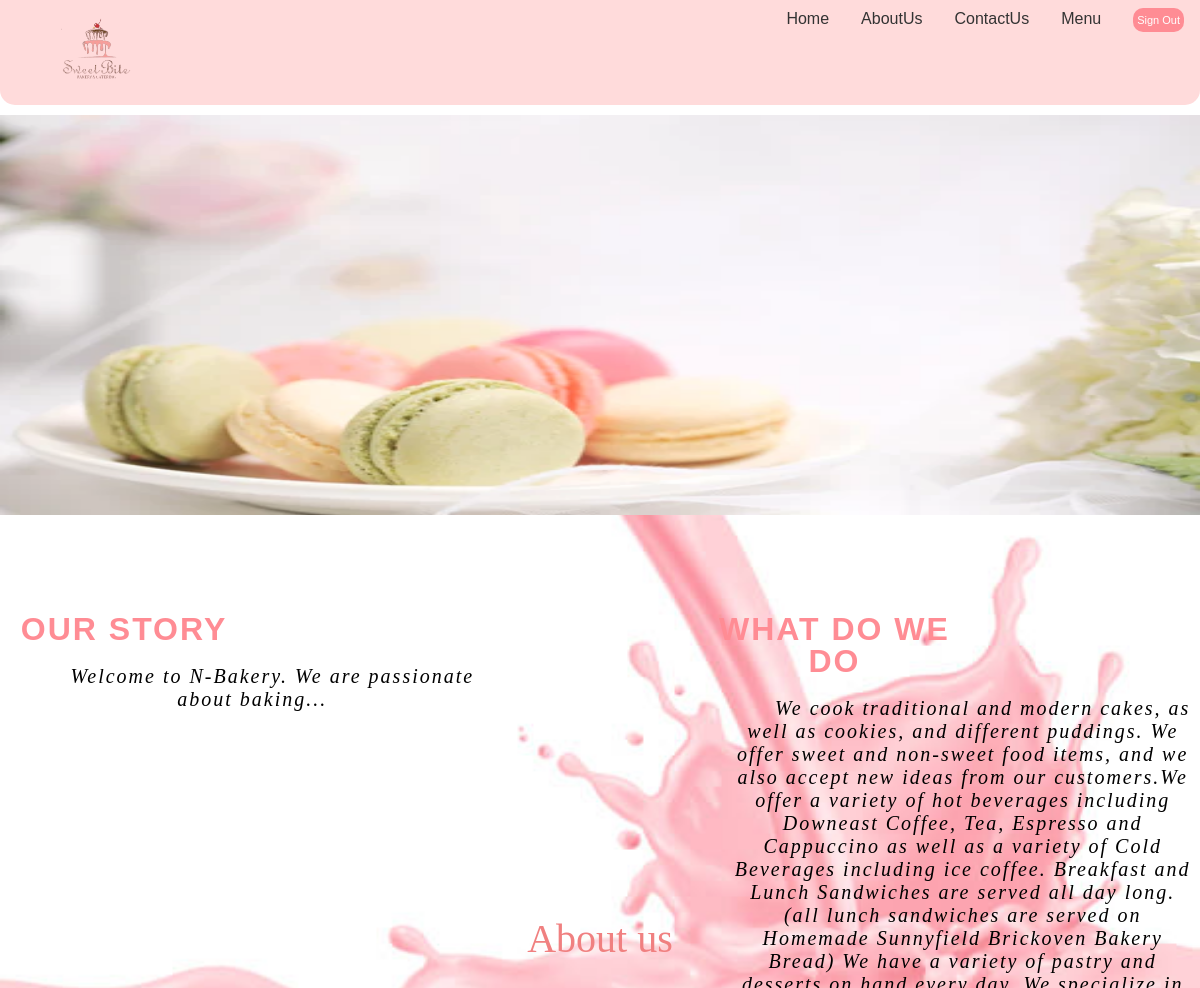
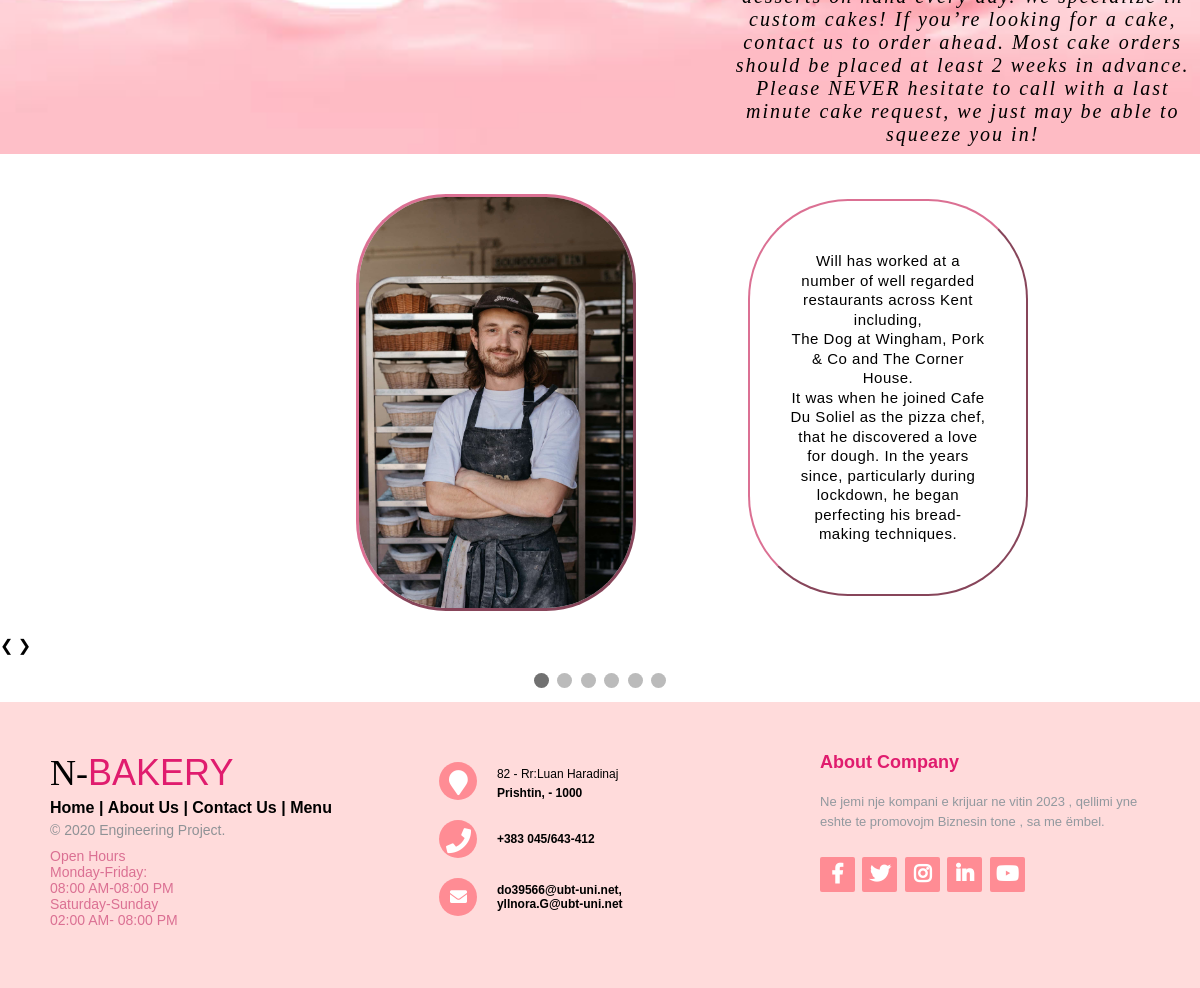
Page /AboutUs.php on the committed database (2 pictures, top to bottom).
### tables this page shows
CREATE TABLE `about_us` (
  `id` int(11) NOT NULL,
  `title` varchar(255) DEFAULT NULL,
  `content` text DEFAULT NULL
);

### AboutUs.php (the view, shortened to what this page needs)
<?php
$host = "localhost";
$dbusername = "root";
$dbpassword = "";
$dbname = "bakery";
$conn = new mysqli($host, $dbusername, $dbpassword, $dbname);
function getAboutUsData($conn) {
    $aboutUsData = [];
    $result = $conn->query("SELECT * FROM about_us");
    if ($result) {
        while ($row = $result->fetch_assoc()) {
            $aboutUsData[] = $row;
        }
    } else {
        echo "Error fetching About Us data: " . $conn->error;
    }
   return $aboutUsData;
}
?>
<!DOCTYPE html>
<html lang="en">
<head>
  <link rel="stylesheet" href="Bakery.css">
  <link href="https://use.fontawesome.com/releases/v5.0.7/css/all.css"
      rel="stylesheet">
</head>
    <div id="header-container">
      <div id="Divi1" class="clearfix">
        <div id="logo"><img src="img/logo.png" alt="" class="img" style="height: 80.3px;
          width: 131.41px;;"></div>
        <div id="navigation">
          <ul>
            <li ><a href="LoginForm.html" style="padding-top: 8px;  background-color: initial;"><button class="P2" type="button">Sign Out</button></a></li>
            <li><a href="Menu.html">Menu</a></li>
            <li><a href="ContactUs.html">ContactUs</a></li>
            <li><a href="AboutUs.html">AboutUs</a></li>
            <li><a href="Bakery.html">Home</a></li>
          </ul>
        </div>
      </div>
    </div>
<body>
  <div class="sweet-container">
    <img src="img/macar2.webp" alt="Snow" style="width:100%; height: 400px;">
    <div class="centered">   <p style="font-family:Castellar;
        font-size:40px;padding-bottom: 100px;color:lightcoral">About us </p></div>
  </div>
  <div class="About">
        <div class="Texti">
            <?php
            $aboutUsData = getAboutUsData($conn);
            foreach ($aboutUsData as $data) {
                echo '<div class="Aboutus">';
                echo '<h1 class="T1">' . $data['title'] . '</h1>';
                echo '<p>' . $data['content'] . '</p>';
                echo '</div>';
            }
            ?>
        </div>
    </div>
<div class="slider-korniza">
  <div class="Slajder fade">
    <div class="numbertext"></div>
    <img src="img/p1.jpg" style="width:50%">
    <div class="text">Will has worked at a number of well regarded restaurants across Kent including,<br> The Dog at Wingham, Pork & Co and The Corner House. <br>It was when he joined Cafe Du Soliel as the pizza chef, that he discovered a love for dough. In the years since, particularly during lockdown, he began perfecting his bread-making techniques.</div>
  </div>
  <a class="prev" onclick="plusSlides(-1)">❮</a>
  <a class="next" onclick="plusSlides(1)">❯</a>
  </div>
  <br>
  <div style="text-align:center">
    <span class="dot" onclick="currentSlide(1)"></span>
    <span class="dot" onclick="currentSlide(2)"></span>
    <span class="dot" onclick="currentSlide(3)"></span>
    <span class="dot" onclick="currentSlide(4)"></span>
    <span class="dot" onclick="currentSlide(5)"></span>
    <span class="dot" onclick="currentSlide(6)"></span>
  </div>
</body>
<footer class="footer">
  <div class="footer-Majtas">
    <h3>N-<span>BAKERY</span></h3>
    <p class="footer-navigimi">
      <a href="Bakery.html">Home</a>
      |
      <a href="AboutUs.html">About Us</a>
      |
      <a href="ContactUs.html">Contact Us</a>
      |
      <a href="Recetat.html">Menu</a>
    </p>
    <p class="footer-Emri">© 2020 Engineering Project.</p>
    <p class="Open">Open Hours
      <br>Monday-Friday:
      <br> 08:00 AM-08:00 PM
      <br> Saturday-Sunday
      <br> 02:00 AM- 08:00 PM
  </div>
  <div class="footer-Mesi">
    <div>
      <i class="fa fa-map-marker"></i>
      <p><span>82 - Rr:Luan Haradinaj <a href="https://www.google.com/maps/place/Luan+Haradinaj,+Prishtina"></span> Prishtin, - 1000</p></a>
    </div>
    <div>
      <i class="fa fa-phone"></i>
      <p>+383 045/643-412</p>
    </div>
    <div>
      <i class="fa fa-envelope"></i>
      <p>
        <a href="mailto:support@eduonix.com">do39566@ubt-uni.net,<br />
          yllnora.G@ubt-uni.net
        </a>
      </p>
    </div>
  </div>
  <div class="footer-Djathtas">
    <p class="footer-About">
      <span>About Company</span>
      Ne jemi nje kompani e krijuar ne vitin 2023 , qellimi yne eshte te
      promovojm Biznesin tone , sa me ëmbel.
    </p>
    <div class="footer-links">
      <a href="https://www.facebook.com/"><i class="fab fa-facebook-f"></i></a>
      <a href="https://twitter.com/"><i class="fab fa-twitter"></i></a>
      <a href="https://www.instagram.com/"><i class="fab fa-instagram"></i></a>
      <a href="https://www.linkedin.com/"><i class="fab fa-linkedin-in"></i></a>
      <a href="https://www.youtube.com/"><i class="fab fa-youtube"></i></a>
    </div>
  </div>
</footer>
</html>

### rows in the picture
about_us: title "OUR STORY", content "Welcome to N-Bakery. We are passionate about baking..."
about_us: title "WHAT DO WE DO", content "We cook traditional and modern cakes, as well as cookies, and different puddings. We offer sweet and non-sweet food items, and we also accept new ideas from our customers.We offer a variety of hot beverages including Downeast Coffee, Tea, Espresso and Cappuccino as well as a variety of Cold Beverages including ice coffee. Breakfast and Lunch Sandwiches are served all day long. (all lunch sandwiches are served on Homemade Sunnyfield Brickoven Bakery Bread) We have a variety of pastry and desserts on hand every day. We specialize in custom cakes! If you’re looking for a cake, contact us to order ahead. Most cake orders should be placed at least 2 weeks in advance. Please NEVER hesitate to…"
